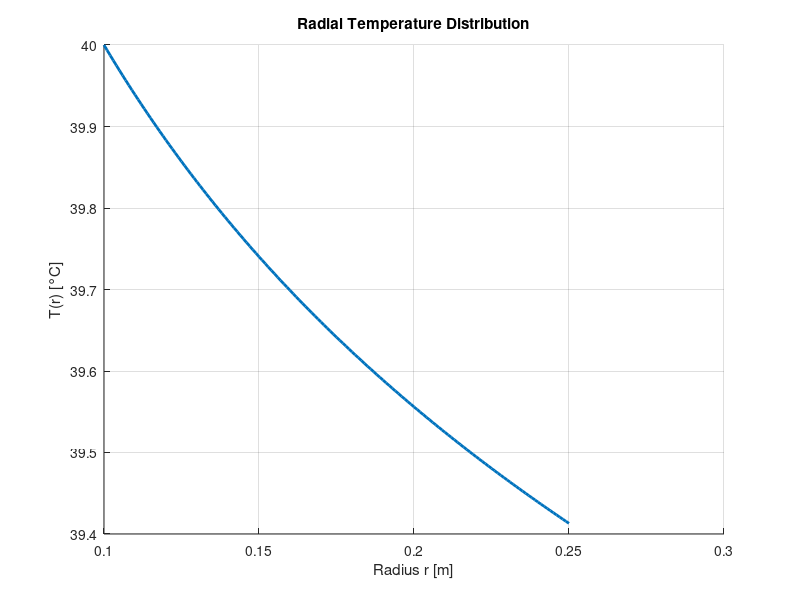

Here is the MATLAB script that generated this plot: (Note: this script raises an error after producing the figure.)
clear;
close all;
%% Data
rho = 7600;                     % kg/m^3
E = 210e9;                      % Pa (GPa to Pa)
nu = 0.3;                       % Poisson's ratio
alpha = 1.2e-5;                 % 1/K
k = 45;                         % W/mK
T0=20;                          % °C

% A-1
a = 100e-3;                     % m (converted from mm)
b = 250e-3;                     % m
Ti = 40;                        % deg C
qi = 620;                       % W/m^2

% B-5
p0 = 10e5;                      % Pa (bar to Pa)
ho = 8;                         % W/m^2K
To = 25;                        % deg C
qo = 660;                       % W/m^2

% C-4
hi = 10;                        % W/m^2K

%% #2
ab=(b-a)*1000+1;
r = linspace(a,b,ab);  

% Temperature distribution function
term1 = (b * ho * (Ti - To) * log(a)) / (k + b * ho * log(b/a));
term2 = (b * ho * (Ti - To)) / (-k + b * ho * log(a/b));
theta = Ti + term1 + term2*log(r);

% Plot
figure();
hold on;
plot(r, theta, 'LineWidth', 2)
xlabel('Radius r [m]')
ylabel('T(r) [°C]')
title('Radial Temperature Distribution')
grid on
r_loop=r;
filename = 'temperature.dat';
fileID = fopen(filename, 'r');
data = fscanf(fileID, '%f', [2, Inf]);
fclose(fileID);

data = data';

x = data(:, 1);
y = data(:, 2);
plot(x,y,'o');
legend("Analytical","Numerical")
%% #3
syms A_prime B_prime r
E_prime=E/(1-nu^2);
fun=@(r) r.*(Ti+(b .* ho .* (Ti - To) .* log(a)) ./ (k + b .* ho .* log(b/a))+(b .* ho .* (Ti - To)) ./ (-k + b .* ho .* log(a/b)) .* log(r));
eq1= A_prime-B_prime/a^2==-p0;
eq2= A_prime-B_prime/b^2==((E_prime*alpha)/b^2)*integral(fun,a,b);
[M1,M2] = equationsToMatrix([eq1, eq2], [A_prime,B_prime]);
sol=vpa(linsolve(M1,M2));
A_prime=double(sol(1));
B_prime=double(sol(2));

for i=1:1:ab
sigma_r(i)=-((E_prime*alpha)/r_loop(i)^2)*integral(fun,a,r_loop(i))+A_prime-B_prime/(r_loop(i)^2);
%sigma_teta(i)=((E_prime*alpha)/r_loop(i)^2)*integral(fun,a,r_loop(i))+A_prime+B_prime/(r_loop(i)^2)-E_prime*alpha*theta(i);
sigma_teta(i)=-sigma_r(i)-E_prime*alpha*theta(i)+2*A_prime;
sigma_z(i)=nu*(sigma_r(i)+sigma_teta(i));
end

%filename = 'stress.dat'; %1
%filename= 'stress_closed.dat'; %2
filename = 'stress_what.dat'; %1

fileID = fopen(filename, 'r');
data = fscanf(fileID, '%f', [4, Inf]);
fclose(fileID);

% Transpose the matrix to have columns properly
data = data';

% Separate into two arrays
r = data(:, 1);
sigma_r_ansys = data(:, 2);
sigma_theta_ansys = data(:, 3);
sigma_z_ansys = data(:, 4);

%% Plot
figure()
grid on;
title("Stress components")
plot(r_loop*1000,sigma_r/10^6,'r-','LineWidth',1.5);
xlabel("r [mm]"); ylabel("σ [MPa]")
hold on;
plot(r_loop*1000,sigma_teta/10^6,'g-','LineWidth',1.5);
plot(r_loop*1000,sigma_z/10^6,'b-','LineWidth',1.5);

plot(r*1000,sigma_r_ansys,'o','Color','r');
plot(r*1000,sigma_theta_ansys,'o','Color','g');
plot(r*1000,sigma_z_ansys,'o','Color','b');

legend("σ_r analytical","σ_θ analytical","σ_z analytical","σ_r numerical","σ_θ numerical","σ_z numerical")
grid on;
